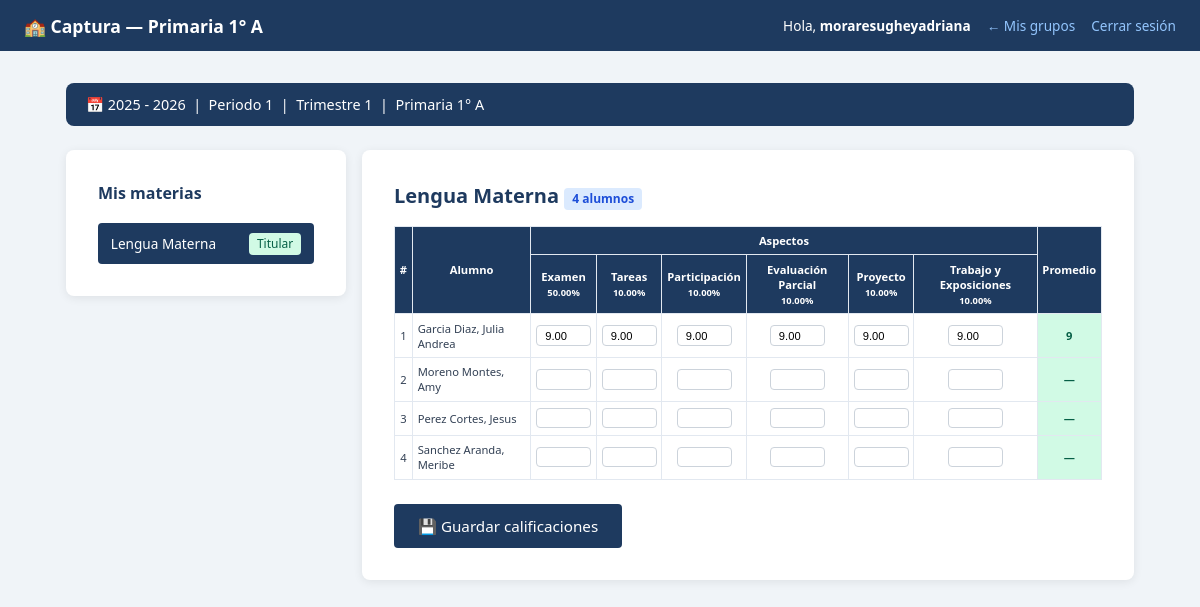
/maestro/captura.php?seccion=primaria&grado=1&grupo=A&asignacion_id=580 (signed in), run on the app's committed database.
### tables this page shows
CREATE TABLE `ciclos_escolares` (
  `id` int(10) unsigned NOT NULL AUTO_INCREMENT,
  `nombre` varchar(30) NOT NULL,
  `fecha_inicio` date NOT NULL,
  `fecha_fin` date NOT NULL,
  `activo` tinyint(1) NOT NULL DEFAULT 0,
  `creado_en` timestamp NOT NULL DEFAULT current_timestamp(),
  PRIMARY KEY (`id`),
  UNIQUE KEY `nombre` (`nombre`)
);

CREATE TABLE `periodos_apertura` (
  `id` int(10) unsigned NOT NULL AUTO_INCREMENT,
  `ciclo_id` int(10) unsigned NOT NULL,
  `periodo` tinyint(3) unsigned NOT NULL COMMENT '1 al 6',
  `abierto` tinyint(1) NOT NULL DEFAULT 0,
  `abierto_en` datetime DEFAULT NULL,
  `cerrado_en` datetime DEFAULT NULL,
  PRIMARY KEY (`id`),
  UNIQUE KEY `uk_ciclo_periodo` (`ciclo_id`,`periodo`),
  CONSTRAINT `fk_periodo_ciclo` FOREIGN KEY (`ciclo_id`) REFERENCES `ciclos_escolares` (`id`)
);

CREATE TABLE `asignaciones` (
  `id` int(10) unsigned NOT NULL AUTO_INCREMENT,
  `ciclo_id` int(10) unsigned NOT NULL,
  `materia_id` int(10) unsigned NOT NULL,
  `campo_formativo_id` int(10) unsigned DEFAULT NULL COMMENT 'NULL para Higiene',
  `seccion` enum('maternal','preescolar','primaria','secundaria') NOT NULL,
  `grado` tinyint(3) unsigned NOT NULL,
  `grupo` varchar(10) NOT NULL DEFAULT 'A',
  `orden` tinyint(3) unsigned NOT NULL DEFAULT 0 COMMENT 'Orden en la boleta',
  `activo` tinyint(1) NOT NULL DEFAULT 1,
  `creado_en` datetime NOT NULL DEFAULT current_timestamp(),
  `created_at` timestamp NOT NULL DEFAULT current_timestamp(),
  PRIMARY KEY (`id`),
  UNIQUE KEY `uk_asignacion` (`ciclo_id`,`materia_id`,`seccion`,`grado`,`grupo`),
  KEY `fk_asig_materia` (`materia_id`),
  KEY `fk_asig_campo` (`campo_formativo_id`),
  CONSTRAINT `fk_asig_campo` FOREIGN KEY (`campo_formativo_id`) REFERENCES `campos_formativos` (`id`),
  CONSTRAINT `fk_asig_ciclo` FOREIGN KEY (`ciclo_id`) REFERENCES `ciclos_escolares` (`id`),
  CONSTRAINT `fk_asig_materia` FOREIGN KEY (`materia_id`) REFERENCES `materias` (`id`)
);

CREATE TABLE `materias` (
  `id` int(10) unsigned NOT NULL AUTO_INCREMENT,
  `nombre` varchar(80) NOT NULL,
  `campo_formativo_id` int(10) unsigned DEFAULT NULL,
  `es_ingles` tinyint(1) NOT NULL DEFAULT 0,
  `es_artes` tinyint(1) NOT NULL DEFAULT 0,
  `es_higiene` tinyint(1) NOT NULL DEFAULT 0,
  `es_disciplina` tinyint(1) NOT NULL DEFAULT 0,
  `es_ausencias` tinyint(1) NOT NULL DEFAULT 0,
  `grupo_visual` varchar(30) DEFAULT NULL COMMENT 'base|ciencias|ingles|artes|cocurriculares|higiene|disciplina|ausencias',
  `activo` tinyint(1) NOT NULL DEFAULT 1,
  `creado_en` datetime NOT NULL DEFAULT current_timestamp(),
  PRIMARY KEY (`id`),
  KEY `fk_materia_campo` (`campo_formativo_id`),
  CONSTRAINT `fk_materia_campo` FOREIGN KEY (`campo_formativo_id`) REFERENCES `campos_formativos` (`id`)
);

CREATE TABLE `asignacion_aspectos` (
  `id` int(10) unsigned NOT NULL AUTO_INCREMENT,
  `asignacion_id` int(10) unsigned NOT NULL,
  `nombre` varchar(50) NOT NULL,
  `porcentaje` decimal(5,2) NOT NULL DEFAULT 0.00,
  `orden` tinyint(3) unsigned NOT NULL DEFAULT 0,
  `activo` tinyint(1) NOT NULL DEFAULT 1,
  PRIMARY KEY (`id`),
  UNIQUE KEY `uk_aspecto` (`asignacion_id`,`nombre`),
  CONSTRAINT `asignacion_aspectos_ibfk_1` FOREIGN KEY (`asignacion_id`) REFERENCES `asignaciones` (`id`) ON DELETE CASCADE
);

CREATE TABLE `alumnos` (
  `id` int(10) unsigned NOT NULL AUTO_INCREMENT,
  `user_id` int(10) unsigned NOT NULL,
  `matricula` varchar(25) DEFAULT NULL,
  `nombre` varchar(100) NOT NULL,
  `apellido_paterno` varchar(60) NOT NULL,
  `apellido_materno` varchar(60) DEFAULT NULL,
  `curp` char(18) DEFAULT NULL,
  `fecha_nacimiento` date NOT NULL,
  `fecha_ingreso` date NOT NULL,
  `genero` enum('masculino','femenino','otro') NOT NULL,
  `rol` enum('estudiante') NOT NULL DEFAULT 'estudiante',
  `grado` tinyint(3) unsigned NOT NULL COMMENT '1-6',
  `grupo` enum('A','B','C','D') NOT NULL,
  `seccion` enum('maternal','preescolar','primaria','secundaria') NOT NULL,
  `activo` tinyint(1) NOT NULL DEFAULT 1,
  `creado_en` datetime NOT NULL DEFAULT current_timestamp(),
  `estatus` enum('nuevo_ingreso','reinscripcion','regular','baja') NOT NULL DEFAULT 'regular' COMMENT 'Estatus del alumno',
  `beca_interna` decimal(10,2) NOT NULL DEFAULT 0.00 COMMENT 'Monto de beca interna',
  `beca_externa` decimal(10,2) NOT NULL DEFAULT 0.00 COMMENT 'Monto de beca externa',
  PRIMARY KEY (`id`),
  UNIQUE KEY `user_id` (`user_id`),
  UNIQUE KEY `curp` (`curp`),
  UNIQUE KEY `matricula` (`matricula`),
  KEY `idx_estatus` (`estatus`),
  KEY `idx_beca_interna` (`beca_interna`),
  KEY `idx_beca_externa` (`beca_externa`),
  KEY `idx_fecha_ingreso` (`fecha_ingreso`),
  KEY `idx_apellidos_nombre` (`apellido_paterno`,`apellido_materno`,`nombre`),
  CONSTRAINT `alumnos_ibfk_1` FOREIGN KEY (`user_id`) REFERENCES `users` (`id`) ON DELETE CASCADE
);

CREATE TABLE `calificaciones` (
  `id` int(10) unsigned NOT NULL AUTO_INCREMENT,
  `alumno_id` int(10) unsigned NOT NULL,
  `asignacion_id` int(10) unsigned NOT NULL,
  `aspecto_id` int(10) unsigned NOT NULL,
  `periodo` tinyint(3) unsigned NOT NULL,
  `calificacion` decimal(5,2) DEFAULT NULL,
  `capturado_por` int(10) unsigned NOT NULL,
  `capturado_en` datetime NOT NULL DEFAULT current_timestamp(),
  `actualizado_en` datetime NOT NULL DEFAULT current_timestamp() ON UPDATE current_timestamp(),
  PRIMARY KEY (`id`),
  UNIQUE KEY `uk_calificacion` (`alumno_id`,`asignacion_id`,`aspecto_id`,`periodo`),
  KEY `asignacion_id` (`asignacion_id`),
  KEY `aspecto_id` (`aspecto_id`),
  KEY `capturado_por` (`capturado_por`),
  CONSTRAINT `calificaciones_ibfk_1` FOREIGN KEY (`alumno_id`) REFERENCES `alumnos` (`id`) ON DELETE CASCADE,
  CONSTRAINT `calificaciones_ibfk_2` FOREIGN KEY (`asignacion_id`) REFERENCES `asignaciones` (`id`) ON DELETE CASCADE,
  CONSTRAINT `calificaciones_ibfk_3` FOREIGN KEY (`aspecto_id`) REFERENCES `asignacion_aspectos` (`id`) ON DELETE CASCADE,
  CONSTRAINT `calificaciones_ibfk_4` FOREIGN KEY (`capturado_por`) REFERENCES `profesores` (`id`)
);

### models/CicloModel.php (called while the page is built, shortened)
<?php
class CicloModel {
    private mysqli $db;
    public function __construct(mysqli $db) {
        $this->db = $db;
    }
    public function obtenerActivo(): ?array {
        $res = $this->db->query(
            "SELECT id, nombre, fecha_inicio, fecha_fin
             FROM ciclos_escolares WHERE activo = 1 LIMIT 1"
        );
        return ($res && $res->num_rows > 0) ? $res->fetch_assoc() : null;
    }
}

### models/CalificacionModel.php (called while the page is built, shortened)
<?php
class CalificacionModel {
    private mysqli $db;
    public function __construct(mysqli $db) {
        $this->db = $db;
    }
    public function obtenerGruposDeProfesor(int $profesorId, int $cicloId): array {
        $stmt = $this->db->prepare("
            SELECT DISTINCT a.seccion, a.grado, a.grupo
            FROM asignaciones a
            JOIN asignacion_maestros am ON am.asignacion_id = a.id
            WHERE am.profesor_id = ? AND a.ciclo_id = ? AND a.activo = 1 AND am.activo = 1
            ORDER BY a.seccion, a.grado, a.grupo
        ");
        $stmt->bind_param('ii', $profesorId, $cicloId);
        $stmt->execute();
        return $stmt->get_result()->fetch_all(MYSQLI_ASSOC);
    }
    public function obtenerMateriasDeProfesor(int $profesorId, int $cicloId, string $seccion, int $grado, string $grupo): array {
        $stmt = $this->db->prepare("
            SELECT a.id AS asignacion_id,
                   m.nombre AS materia_nombre,
                   m.es_ingles,
                   m.es_artes,
                   m.es_higiene,
                   m.es_ausencias,
                   am.es_titular
            FROM asignaciones a
            JOIN materias m ON m.id = a.materia_id
            JOIN asignacion_maestros am ON am.asignacion_id = a.id
            WHERE am.profesor_id = ?
              AND a.ciclo_id = ?
              AND a.seccion = ?
              AND a.grado = ?
              AND a.grupo = ?
              AND a.activo = 1
              AND am.activo = 1
            ORDER BY a.orden ASC
        ");
        $stmt->bind_param('iisis', $profesorId, $cicloId, $seccion, $grado, $grupo);
        $stmt->execute();
        return $stmt->get_result()->fetch_all(MYSQLI_ASSOC);
    }
    public function obtenerAspectosPorAsignacion(int $asignacionId): array {
        $stmt = $this->db->prepare("
            SELECT id, nombre, porcentaje, orden
            FROM asignacion_aspectos
            WHERE asignacion_id = ? AND activo = 1
            ORDER BY orden ASC
        ");
        $stmt->bind_param('i', $asignacionId);
        $stmt->execute();
        return $stmt->get_result()->fetch_all(MYSQLI_ASSOC);
    }
    public function obtenerAlumnosConCalificacionesPorAspecto(int $asignacionId, string $seccion, int $grado, string $grupo, int $periodo): array {
        $aspectos = $this->obtenerAspectosPorAsignacion($asignacionId);
        $stmtAl = $this->db->prepare("
            SELECT al.id AS alumno_id,
                   al.nombre, al.apellido_paterno, al.apellido_materno, al.matricula
            FROM alumnos al
            WHERE al.seccion = ? AND al.grado = ? AND al.grupo = ? AND al.activo = 1
            ORDER BY al.apellido_paterno, al.apellido_materno, al.nombre
        ");
        $stmtAl->bind_param('sis', $seccion, $grado, $grupo);
        $stmtAl->execute();
        $alumnos = $stmtAl->get_result()->fetch_all(MYSQLI_ASSOC);
        return ['aspectos' => $aspectos, 'alumnos' => $alumnos];
    }
}

### models/ProfesorModel.php (called while the page is built, shortened)
<?php
class ProfesorModel {
    private mysqli $db;
    public function __construct(mysqli $db, UserModel $userModel) {
        $this->db        = $db;
    }
    public function obtenerPorUserId(int $userId): ?array {
        $stmt = $this->db->prepare(
            "SELECT * FROM profesores WHERE user_id = ? LIMIT 1"
        );
        $stmt->bind_param('i', $userId);
        $stmt->execute();
        $res = $stmt->get_result();
        return $res->num_rows > 0 ? $res->fetch_assoc() : null;
    }
}

### models/PeriodoAperturaModel.php (called while the page is built, shortened)
<?php
class PeriodoAperturaModel {
    private mysqli $db;
    public function __construct(mysqli $db) {
        $this->db = $db;
    }
    public function obtenerAbierto(int $cicloId): ?array {
        $stmt = $this->db->prepare("
            SELECT id, periodo FROM periodos_apertura
            WHERE ciclo_id = ? AND abierto = 1 LIMIT 1
        ");
        $stmt->bind_param('i', $cicloId);
        $stmt->execute();
        $res = $stmt->get_result();
        return $res->num_rows > 0 ? $res->fetch_assoc() : null;
    }
}

### maestro/captura.php (the view, shortened to what this page needs)
<?php
require_once __DIR__ . '/../models/ProfesorModel.php';
require_once __DIR__ . '/../models/CicloModel.php';
require_once __DIR__ . '/../models/PeriodoAperturaModel.php';
require_once __DIR__ . '/../models/CalificacionModel.php';
$db            = getConexion();
$profModelo    = new ProfesorModel($db, new UserModel($db));
$cicloModelo   = new CicloModel($db);
$periodoModelo = new PeriodoAperturaModel($db);
$calModelo     = new CalificacionModel($db);
$profesor = $profModelo->obtenerPorUserId((int)$_SESSION['user_id']);
$cicloActivo    = $cicloModelo->obtenerActivo();
$periodoAbierto = $cicloActivo ? $periodoModelo->obtenerAbierto((int)$cicloActivo['id']) : null;
$seccion = trim($_GET['seccion'] ?? '');
$grado   = (int)($_GET['grado']  ?? 0);
$grupo   = trim($_GET['grupo']   ?? '');
$periodo = (int)$periodoAbierto['periodo'];
$grupos      = $calModelo->obtenerGruposDeProfesor((int)$profesor['id'], (int)$cicloActivo['id']);
$materias = $calModelo->obtenerMateriasDeProfesor(
    (int)$profesor['id'], (int)$cicloActivo['id'], $seccion, $grado, $grupo
);
$materiaActual = null;
$asignacionId  = (int)($_GET['asignacion_id'] ?? $_POST['asignacion_id'] ?? 0);
if ($asignacionId > 0) {
    foreach ($materias as $m) {
        if ((int)$m['asignacion_id'] === $asignacionId) {
            $materiaActual = $m;
            break;
        }
    }
}
$alumnos     = [];
$aspectos    = [];
$esAusencias = false;
if ($materiaActual) {
    if (!empty($materiaActual['es_ausencias'])) {
        $alumnos     = $calModelo->obtenerAusencias(
            (int)$cicloActivo['id'], $periodo, $seccion, $grado, $grupo
        );
        $esAusencias = true;
    } else {
        $data     = $calModelo->obtenerAlumnosConCalificacionesPorAspecto(
            $asignacionId, $seccion, $grado, $grupo, $periodo
        );
        $aspectos = $data['aspectos'];
        $alumnos  = $data['alumnos'];
    }
}
include __DIR__ . '/../includes/header.php';
?>
<main class="container">
  <div class="ciclo-banner">
    <span class="ciclo-banner__label">
      📅 <?= htmlspecialchars($cicloActivo['nombre']) ?>
      &nbsp;|&nbsp; Periodo <?= $periodo ?>
      &nbsp;|&nbsp; Trimestre <?= (int)ceil($periodo / 2) ?>
      &nbsp;|&nbsp; <?= ucfirst($seccion) ?> <?= $grado ?>° <?= $grupo ?>
    </span>
  </div>
  <div class="captura-layout">
    <aside class="materias-sidebar">
      <div class="card">
        <h3 class="section-title" style="font-size:1rem;">Mis materias</h3>
        <nav class="materias-nav">
          <?php foreach ($materias as $m): ?>
            <a href="captura.php?seccion=<?= $seccion ?>&grado=<?= $grado ?>&grupo=<?= $grupo ?>&asignacion_id=<?= $m['asignacion_id'] ?>"
               class="materia-nav-link <?= ((int)$m['asignacion_id'] === $asignacionId) ? 'active' : '' ?>">
              <?= htmlspecialchars($m['materia_nombre']) ?>
              <?php if (!empty($m['es_titular'])): ?>
                <span class="badge badge--active">Titular</span>
              <?php endif; ?>
            </a>
          <?php endforeach; ?>
        </nav>
      </div>
    </aside>
    <section class="captura-main">
      <?php if (!$materiaActual): ?>
        <div class="card">
          <p class="empty-state">Selecciona una materia del menú para capturar calificaciones.</p>
        </div>
      <?php elseif (empty($alumnos)): ?>
        <div class="card">
          <p class="empty-state">No hay alumnos registrados en este grupo.</p>
        </div>
      <?php else: ?>
        <div class="card">
          <h2 class="section-title" style="margin:0 0 1rem;">
            <?= htmlspecialchars($materiaActual['materia_nombre']) ?>
            <span class="badge"><?= count($alumnos) ?> alumnos</span>
          </h2>
          <form method="POST">
            <div class="table-responsive">
              <table class="table-aspectos">
                <thead>
                  <tr>
                    <th rowspan="2">#</th>
                    <th rowspan="2">Alumno</th>
                    <th colspan="<?= count($aspectos) ?>">Aspectos</th>
                    <th rowspan="2">Promedio</th>
                  </tr>
                  <tr>
                    <?php foreach ($aspectos as $asp): ?>
                      <th>
                        <?= htmlspecialchars($asp['nombre']) ?>
                        <?php if (isset($asp['porcentaje'])): ?>
                          <br><small><?= $asp['porcentaje'] ?>%</small>
                        <?php endif; ?>
                      </th>
                    <?php endforeach; ?>
                  </tr>
                </thead>
                <tbody>
                  <?php $counter = 1; foreach ($alumnos as $al): ?>
                  <tr>
                    <td><?= $counter++ ?></td>
                    <td class="alumno-nombre"><?= htmlspecialchars($al['apellido_paterno'] . ' ' . ($al['apellido_materno'] ?? '') . ', ' . $al['nombre']) ?></td>
                    <?php foreach ($aspectos as $asp): ?>
                    <td>
                      <input type="number"
                             name="cal_aspectos[<?= $al['alumno_id'] ?>][<?= $asp['id'] ?>]"
                             value="<?= $al['aspectos'][$asp['id']] ?? '' ?>"
                             min="0" max="10" step="0.1"
                             class="cal-input">
                    </td>
                    <?php endforeach; ?>
                    <td class="promedio-cell"><strong><?= $al['promedio'] ?? '—' ?></strong></td>
                  </tr>
                  <?php endforeach; ?>
                </tbody>
              </table>
            </div>
            <div style="margin-top:1rem;">
              <button type="submit" class="btn">💾 Guardar calificaciones</button>
            </div>
          </form>
        </div>
      <?php endif; ?>
    </section>
  </div>
</main>
<?php include __DIR__ . '/../includes/footer.php'; ?>

### data on the page
ciclos_escolares: nombre "2025 - 2026"
periodos_apertura: periodo "1"
asignaciones: materia.nombre "Lengua Materna"
asignacion_aspectos: nombre "Examen", porcentaje "50.00", id.calificacion "9.00"
asignacion_aspectos: nombre "Tareas", porcentaje "10.00", id.calificacion "9.00"
asignacion_aspectos: nombre "Participación", porcentaje "10.00", id.calificacion "9.00"
asignacion_aspectos: nombre "Evaluación Parcial", porcentaje "10.00", id.calificacion "9.00"
asignacion_aspectos: nombre "Proyecto", porcentaje "10.00", id.calificacion "9.00"
asignacion_aspectos: nombre "Trabajo y Exposiciones", porcentaje "10.00", id.calificacion "9.00"
alumnos: apellido_paterno+apellido_materno+nombre "Garcia Diaz, Julia Andrea", promedio "9"
alumnos: apellido_paterno+apellido_materno+nombre "Moreno Montes, Amy", promedio "—"
alumnos: apellido_paterno+apellido_materno+nombre "Perez Cortes, Jesus", promedio "—"
alumnos: apellido_paterno+apellido_materno+nombre "Sanchez Aranda, Meribe", promedio "—"

### other printed values
$pageTitle "Captura — Primaria 1° A"
$_SESSION['username'] "moraresugheyadriana"
$backLabel "← Mis grupos"
$periodo "1"
ceil($periodo / 2) "1"
$seccion "Primaria"
$grupo "A"
count($alumnos) "4"
